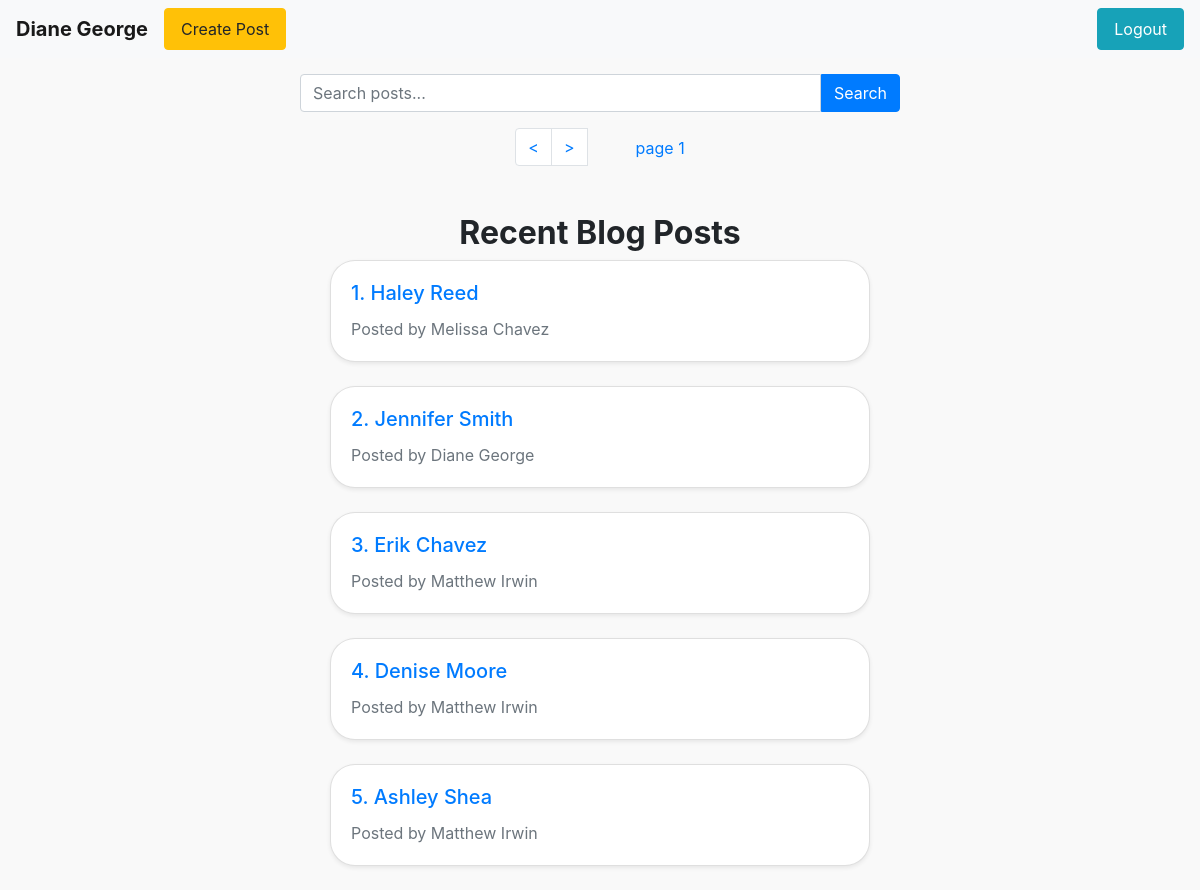
Screenshot of / (signed in) with the database file from the repository.
### blog/models.py (models this page shows, shortened)
class Post(models.Model):
    title = models.CharField(max_length=150)
    content = models.TextField(null=True)
    author = models.ForeignKey(User,related_name="posts",on_delete=models.CASCADE)
    published_date = models.DateTimeField(auto_now_add=True)
    slug = models.SlugField(unique=True)
    class Meta:
        ordering = ('-published_date',)

### blog/views.py (the view)
# urls.py: path('',views.PostsView.as_view(),name="home"),
@method_decorator(csrf_exempt, name="dispatch")
class PostsView(generic.ListView):
    paginate_by = 5
    model = Post
    template_name = "home.html"
    context_object_name = 'posts'
    def get_queryset(self):
        queryset = super().get_queryset()
        search_query = self.request.GET.get('search', '')
        if search_query:
            queryset = queryset.filter(
                Q(title__icontains=search_query) |
                Q(content__icontains=search_query)
            )
        return queryset
    def get_context_data(self, **kwargs):
        context = super().get_context_data(**kwargs)
        context['search_query'] = self.request.GET.get('search', '')
        return context

### blog/templates/home.html (shortened to what this page needs)
<!DOCTYPE html>
<html lang="en">
<head>
  <link rel="stylesheet" href="https://stackpath.bootstrapcdn.com/bootstrap/4.5.2/css/bootstrap.min.css">
  <link rel="stylesheet" href="https://cdn.jsdelivr.net/npm/@fortawesome/fontawesome-free@6.4.2/css/fontawesome.min.css">
</head>
<body>
  <nav class="navbar navbar-expand-lg navbar-light bg-light">
    {% if user.is_authenticated %}
      <a class="navbar-brand" style="font-weight: bolder;" href="#">{{ user.username }}</a>
    {% endif %}
    <div class="collapse navbar-collapse" id="navbarNav">
      {% if request.user.is_authenticated %}
        <a class="nav-link btn btn-warning" href="{% url 'create_post' %}">Create Post</a>
        <a class="nav-link ml-auto btn btn-info" href="{% url 'logout' %}">Logout</a>
      {% else %}
        <a class="nav-link btn btn-warning" href="{% url 'register' %}">Register</a>
        <a class="nav-link" style="background-color: green; border-radius: 5px; margin: 0px 10px; color: white;" href="{% url 'login' %}">Login</a>
      {% endif %}
    </div>
  </nav>
  <div class="container mt-3 mb-3">
    <form method="get" action="{% url 'home' %}" class="search-form">
      <input type="text" name="search" placeholder="Search posts..." value="{{ search_query }}" class="form-control">
      <button type="submit" class="btn btn-primary">Search</button>
    </form>
  </div>
  <nav aria-label="Pagination">
    <ul class="pagination justify-content-center">
      {% if page_obj.has_next %}
        <li class="page-item">
          <a class="page-link" href="?page={{ page_obj.paginator.num_pages }}" aria-label="Last">
            <
          </a>
        </li>
        <li class="page-item">
            <a class="page-link" href="?page={{ page_obj.next_page_number }}" aria-label="Next">
              >
            </a>
          </li>
      {% endif %}
      <a class="ml-5 mt-2">page {{page_obj.number}} </a>
    </ul>
  </nav>
  <div class="container mt-5">
    {% if posts %}
      <h2 class="text-center" style="font-weight: bolder;">Recent Blog Posts</h2>
    {% endif %}
    {% for post in posts %}
      <div class="row justify-content-center">
        <div class="col-md-6 mb-4">
          <a href="{% url 'detail_post' post.slug %}" style="text-decoration: none;">
            <div class="card h-100 shadow-sm">
              <div class="card-body">
                <h5 class="card-title">{{ forloop.counter }}. {{ post.title }}</h5>
                <p class="card-text text-end text-muted">Posted by {{ post.author.username }}</p>
              </div>
            </div>
          </a>
        </div>
      </div>
    {% empty %}
      <div class="col">
        <h1 class="text-center">No posts yet</h1>
      </div>
    {% endfor %}
  </div>
</body>
</html>

### blog/templates/home.html (style rules this page uses)
body { background-color: #f9f9f9; }
.card { border-radius: 25px; box-shadow: 0 4px 8px rgba(0, 0, 0, 0.1); }
.search-form { max-width: 600px; width: 100%; margin: 0 auto; display: flex; align-items: center; justify-content: center; }
.search-form input[type="text"] { flex: 1; height: 38px; border-top-right-radius: 0; border-bottom-right-radius: 0; }
.search-form button { height: 38px; border-top-left-radius: 0; border-bottom-left-radius: 0; }

### rows the page displays
Post: title "Haley Reed", author.username "Melissa Chavez"
Post: title "Jennifer Smith", author.username "Diane George"
Post: title "Erik Chavez", author.username "Matthew Irwin"
Post: title "Denise Moore", author.username "Matthew Irwin"
Post: title "Ashley Shea", author.username "Matthew Irwin"

### other values shown
{{ user.username }} "Diane George"
{{ page_obj.number }} "1"
